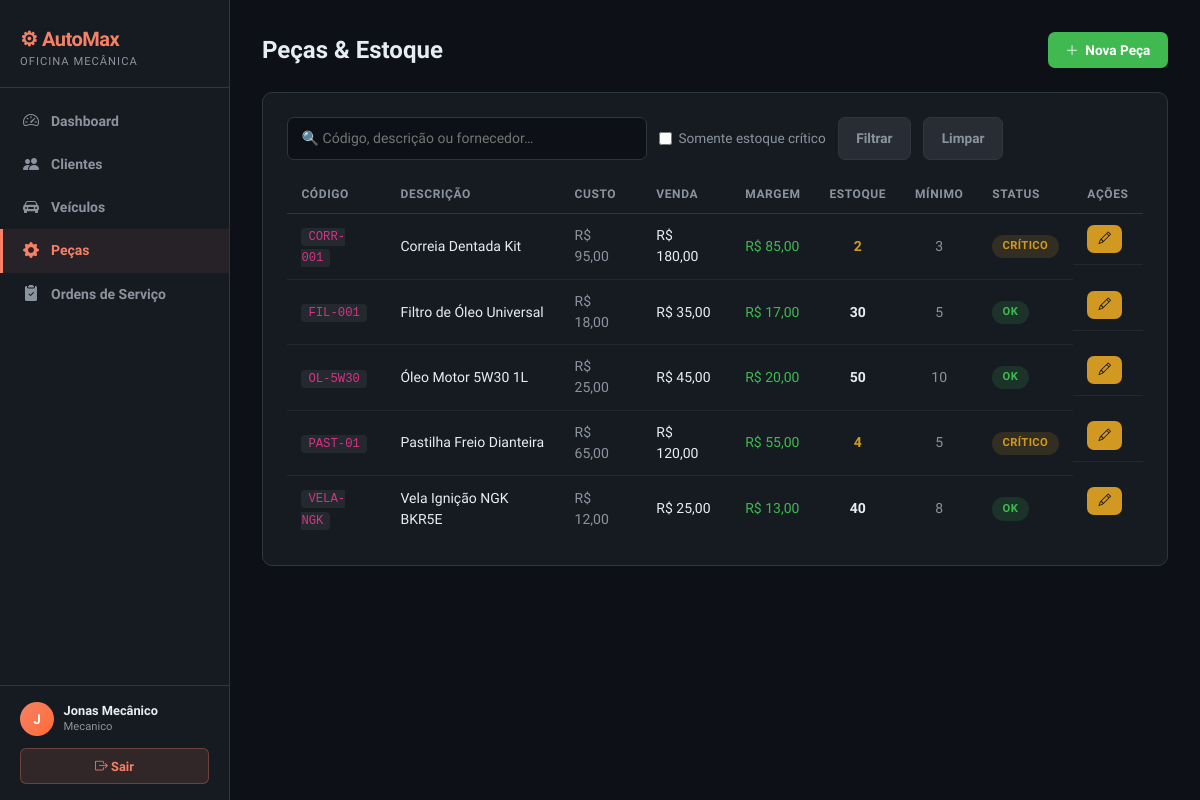
/automax2/public/pecas.php (signed in), run on the app's committed database.
### tables this page shows
CREATE TABLE PECA (
    id_peca         INT UNSIGNED NOT NULL AUTO_INCREMENT,
    codigo          VARCHAR(50)  NOT NULL,
    descricao       VARCHAR(150) NOT NULL,
    preco_custo     DECIMAL(10,2) NOT NULL DEFAULT 0.00,
    preco_venda     DECIMAL(10,2) NOT NULL DEFAULT 0.00,
    estoque_atual   INT NOT NULL DEFAULT 0,
    estoque_minimo  INT UNSIGNED NOT NULL DEFAULT 5,
    fornecedor      VARCHAR(100),
    ativo           TINYINT(1) NOT NULL DEFAULT 1,
    PRIMARY KEY (id_peca),
    UNIQUE KEY UQ_PECA_CODIGO (codigo),
    CONSTRAINT CHK_PECA_CUSTO  CHECK (preco_custo >= 0),
    CONSTRAINT CHK_PECA_VENDA  CHECK (preco_venda >= 0)
);

### automax2.0/app/controllers/PecaController.php (called while the page is built, shortened)
<?php
class PecaController
{
    private Peca  $model;
    public function __construct(PDO $pdo)
    {
        $this->model = new Peca($pdo);
    }
    public function handle(): void
    {
        $modo = $_GET['modo'] ?? 'lista';
        $id   = (int)($_GET['id'] ?? 0);
        match ($modo) {
            'excluir'        => $this->excluir($id),
            'novo', 'editar' => $this->formulario($modo, $id),
            default          => $this->lista(),
        };
    }
    private function lista(): void
    {
        $q      = trim($_GET['q'] ?? '');
        $alerta = isset($_GET['alerta']);
        $lista  = $this->model->listar($q, $alerta);
        require ROOT_DIR . '/app/views/pecas/lista.php';
    }
}

### automax2/public/pecas.php (called while the page is built, shortened)
<?php
require_once __DIR__ . '/../app/config/Layout.php';
$ctrl = new PecaController(db());
$ctrl->handle();

### automax2.0/app/models/Peca.php (called while the page is built, shortened)
<?php
class Peca
{
    private PDO $pdo;
    public function __construct(PDO $pdo)
    {
        $this->pdo = $pdo;
    }
    public function listar(string $q = '', bool $somenteAlerta = false): array
    {
        $where  = "WHERE ativo=1";
        $params = [];
        $stmt = $this->pdo->prepare("SELECT * FROM PECA $where ORDER BY descricao");
        $stmt->execute($params);
        return $stmt->fetchAll();
    }
}

### automax2/app/views/pecas/lista.php (the view, shortened to what this page needs)
<div class="page-title">
  Peças & Estoque
  <a href="<?= BASE_URL ?>pecas.php?modo=novo" class="am-btn am-btn-success"><i class="bi bi-plus-lg"></i> Nova Peça</a>
</div>
<div class="am-card">
  <form method="GET" style="display:flex;gap:.75rem;margin-bottom:1rem;flex-wrap:wrap">
    <input class="am-input" name="q" placeholder="🔍 Código, descrição ou fornecedor…" value="<?= htmlspecialchars($q) ?>" style="max-width:360px">
    <label style="display:flex;align-items:center;gap:.4rem;color:var(--am-muted);font-size:.85rem">
      <input type="checkbox" name="alerta" value="1" <?= $alerta?'checked':'' ?>> Somente estoque crítico
    </label>
    <button class="am-btn am-btn-muted" type="submit">Filtrar</button>
    <a href="<?= BASE_URL ?>pecas.php" class="am-btn am-btn-muted">Limpar</a>
  </form>
  <table class="am-table">
    <thead><tr><th>Código</th><th>Descrição</th><th>Custo</th><th>Venda</th><th>Margem</th><th>Estoque</th><th>Mínimo</th><th>Status</th><th>Ações</th></tr></thead>
    <tbody>
    <?php foreach($lista as $p):
        $margem = (float)$p['preco_venda'] - (float)$p['preco_custo'];
        $critico = $p['estoque_atual'] <= $p['estoque_minimo'];
        $zerado  = $p['estoque_atual'] <= 0;
    ?>
    <tr>
      <td><code style="background:rgba(255,255,255,.06);padding:2px 7px;border-radius:4px"><?= htmlspecialchars($p['codigo']) ?></code></td>
      <td><?= htmlspecialchars($p['descricao']) ?></td>
      <td style="color:var(--am-muted)">R$ <?= number_format((float)$p['preco_custo'],2,',','.') ?></td>
      <td>R$ <?= number_format((float)$p['preco_venda'],2,',','.') ?></td>
      <td style="color:<?= $margem>=0?'var(--am-green)':'var(--am-accent)' ?>">R$ <?= number_format($margem,2,',','.') ?></td>
      <td style="text-align:center;font-weight:700;color:<?= $zerado?'var(--am-accent)':($critico?'var(--am-yellow)':'var(--am-text)') ?>"><?= $p['estoque_atual'] ?></td>
      <td style="text-align:center;color:var(--am-muted)"><?= $p['estoque_minimo'] ?></td>
      <td>
        <?php if ($zerado): ?>  <span class="badge-status badge-danger">Sem estoque</span>
        <?php elseif ($critico): ?><span class="badge-status badge-warn">Crítico</span>
        <?php else: ?>           <span class="badge-status badge-ok">OK</span>
        <?php endif; ?>
      </td>
      <td style="display:flex;gap:.4rem">
        <a href="<?= BASE_URL ?>pecas.php?modo=editar&id=<?= $p['id_peca'] ?>" class="am-btn am-btn-warn am-btn-sm"><i class="bi bi-pencil"></i></a>
      </td>
    </tr>
    <?php endforeach; ?>
    </tbody>
  </table>
</div>

### automax2/public/css/estilo.css (style rules this page uses)
:root { --am-dark: #0d1117; --am-card: #161b22; --am-border: #30363d; --am-accent: #f78166; --am-blue: #58a6ff; --am-green: #3fb950; --am-yellow: #d29922; --am-muted: #8b949e; --am-text: #e6edf3; }
*, *::before, *::after { box-sizing: border-box; margin: 0; padding: 0; }
body { font-family: 'Sora', sans-serif; background: var(--am-dark); color: var(--am-text); min-height: 100vh; }
.am-card { background: var(--am-card); border: 1px solid var(--am-border); border-radius: 10px; padding: 1.5rem; margin-bottom: 1.5rem; }
.am-table { width: 100%; border-collapse: collapse; font-size: .875rem; }
.am-table thead th { padding: .6rem .9rem; text-align: left; color: var(--am-muted); font-size: .75rem; font-weight: 700; text-transform: uppercase; letter-spacing: .6px; border-bottom: 1px solid var(--am-border); }
.am-table tbody td { padding: .7rem .9rem; border-bottom: 1px solid rgba(48,54,61,.5); vertical-align: middle; }
.am-table tbody tr:last-child td { border-bottom: none; }
.badge-status { display: inline-block; padding: .2rem .65rem; border-radius: 20px; font-size: .7rem; font-weight: 700; text-transform: uppercase; letter-spacing: .4px; }
.badge-ok { background: rgba(63,185,80,.15); color: var(--am-green); }
.badge-warn { background: rgba(210,153,34,.15); color: var(--am-yellow); }
.am-input, .am-select, .am-textarea { width: 100%; padding: .6rem .85rem; background: var(--am-dark); color: var(--am-text); border: 1px solid var(--am-border); border-radius: 7px; font-size: .875rem; font-family: inherit; transition: border-color .15s; }
.am-btn { display: inline-flex; align-items: center; gap: .4rem; padding: .5rem 1.1rem; border-radius: 7px; font-size: .85rem; font-weight: 600; font-family: inherit; border: none; cursor: pointer; text-decoration: none; transition: opacity .15s, transform .1s; }
.am-btn-success { background: var(--am-green); color: #fff; }
.am-btn-warn { background: var(--am-yellow); color: #0d1117; }
.am-btn-muted { background: rgba(139,148,158,.15); color: var(--am-muted); border: 1px solid var(--am-border); }
.am-btn-sm { padding: .3rem .7rem; font-size: .78rem; }
.page-title { font-size: 1.5rem; font-weight: 700; color: var(--am-text); margin-bottom: 1.5rem; display: flex; justify-content: space-between; align-items: center; }

### data on the page
peca: codigo "CORR-001", descricao "Correia Dentada Kit", preco_custo "95,00", preco_venda "180,00", margem "85,00", estoque_atual "2", estoque_minimo "3", shows "CRÍTICO"
peca: codigo "FIL-001", descricao "Filtro de Óleo Universal", preco_custo "18,00", preco_venda "35,00", margem "17,00", estoque_atual "30", estoque_minimo "5", shows "OK"
peca: codigo "OL-5W30", descricao "Óleo Motor 5W30 1L", preco_custo "25,00", preco_venda "45,00", margem "20,00", estoque_atual "50", estoque_minimo "10", shows "OK"
peca: codigo "PAST-01", descricao "Pastilha Freio Dianteira", preco_custo "65,00", preco_venda "120,00", margem "55,00", estoque_atual "4", estoque_minimo "5", shows "CRÍTICO"
peca: codigo "VELA-NGK", descricao "Vela Ignição NGK BKR5E", preco_custo "12,00", preco_venda "25,00", margem "13,00", estoque_atual "40", estoque_minimo "8", shows "OK"

### other printed values
$item['label'] "Dashboard"
$item['label'] "Clientes"
$item['label'] "Veículos"
$item['label'] "Peças"
$item['label'] "Ordens de Serviço"
$inicial "J"
$nome "Jonas Mecânico"
$perf "Mecanico"
